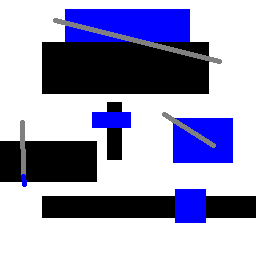
#> input picture heaps/map.png, 256 x 256 px
$ python heaps-orig.py
#> lines starting #> are read from the running program, lines starting #| are printed output that depends on the picture
# 100,75,50,74,73,40,30
#
# [cost,location]
# 32,87,08,23,1,78,65,09,34
#
# x -> 2*x+1,2*x+2
#
# heapify

import heapq
import cv2

class MinHeap:
    def __init__(self):
        self.heap=[]
        self.lookup={}

    def add(self,cost,location): # location needs to be a tuple
        if location in self.lookup :
            if self.lookup[location][0]>cost:
                self.remove(location)
            else:
                return
        entry=[cost,location,1]
        self.lookup[location]=entry
        heapq.heappush(self.heap,entry)

    def remove(self,location):
        if location in self.lookup:
            entry=self.lookup(location)
            entry[-1]=0

    def pop_task(self):
        while self.heap:
            cost,location,active=heapq.heappop(self.heap)
            if not active:
                continue
            elif active:
                del self.lookup[location]
                return cost,location

    def __bool__(self):
        return len(self.lookup)>0

# [12 lines of commented-out code are left out]

fringe=MinHeap()
img=cv2.imread("map.png",0)
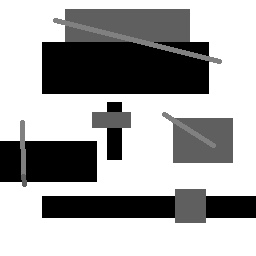
#> img: shape (256, 256); min 0, max 255, mean 167.6
explored=set()
fringe.add(0,(10,10))

while fringe:
#> (the run stopped early here; a loop or call above may not have finished)
